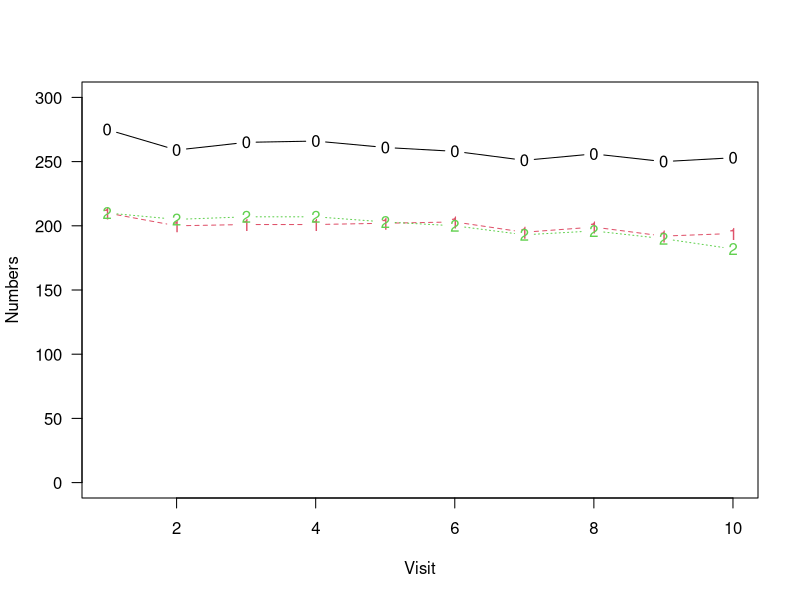
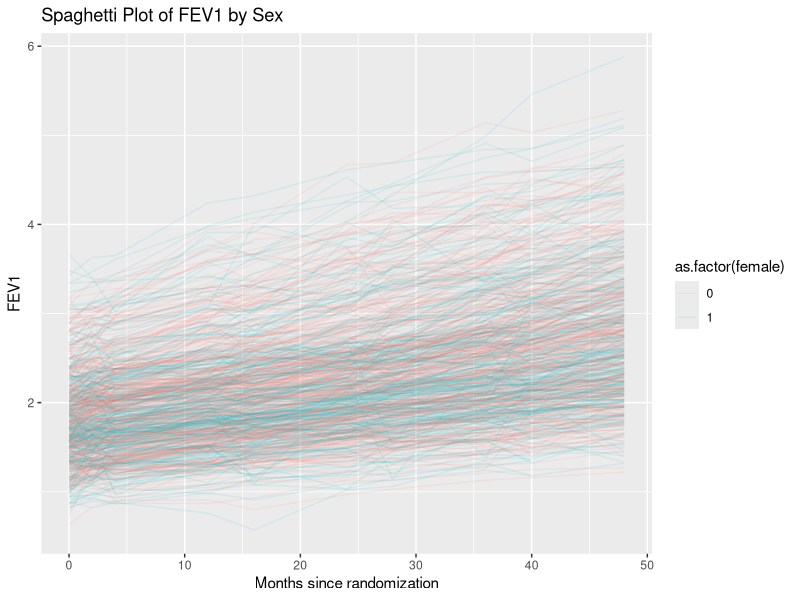
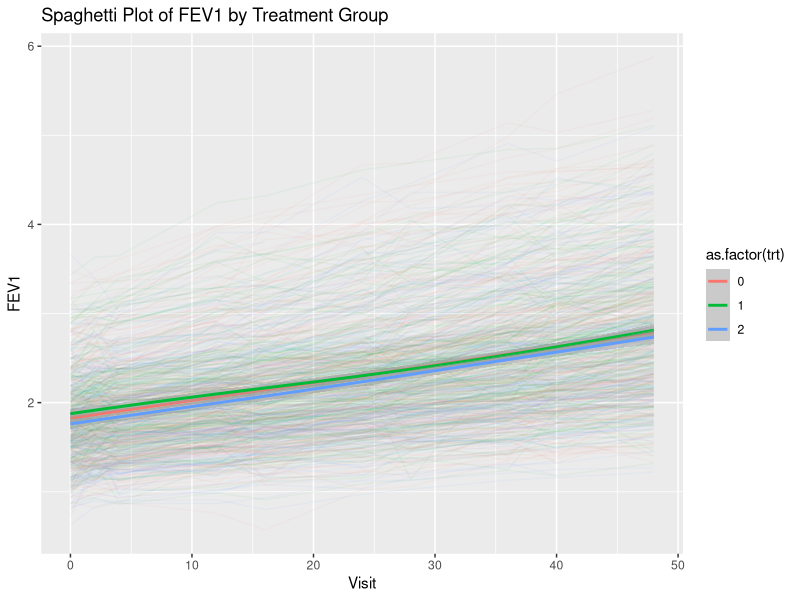
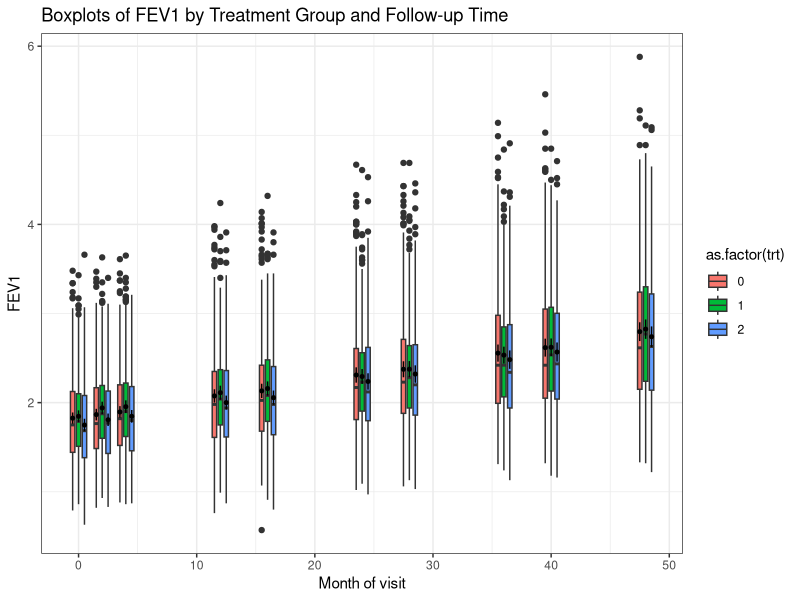

Here is the R script that generated these plots, in order: (Note: a time limit stopped this script after it produced the figures.)
## ---- chunk 1
knitr::opts_chunk$set(echo = TRUE)
library(dplyr)
library(ggplot2)
library(nlme)
## ---- chunk 2
setwd("/Users/szeger/OneDrive - Johns Hopkins University/professional/courses/bio650s/bio655.2022/projects/project1")
#
#
df = read.csv(file = "camp_primary.csv")
df = df %>%
  rename(female=gender, fev=POSFEV)
head(df)
dim(df); dim(df[complete.cases(df),])
df.cc=df[complete.cases(df),]
## ---- chunk 3
# tabulate the number of observations over time for each treatment group
tab1=table(df$trt,df$visit)
tab1.m1=table(df$visit)
tab1.m2=table(df$trt)
tab1.all=rbind(tab1,tab1.m1)
rownames(tab1.all)[4]="total"
tab1.all=cbind(tab1.all,c(tab1.m2,sum(tab1.m2)))
colnames(tab1.all)[11]="total"
print(tab1.all)
#
temp=t(tab1.all);temp=temp[-nrow(temp),-ncol(temp)]
matplot(temp,type="b",pch=c("0","1","2"),ylab="Numbers",xlab="Visit",ylim=c(0,300),las=1)
#
## ---- chunk 4
ggplot(df,aes(x=visitc,y=fev,group=id,col=as.factor(female))) + 
  geom_line(alpha=0.1) + xlab("Months since randomization") + ylab("FEV1") + labs(title ="Spaghetti Plot of FEV1 by Sex")
## ---- chunk 5
ggplot(df,aes(x=visitc,y=fev,group=id,col=as.factor(trt))) + 
  geom_line(alpha=0.05) + xlab("Visit") + ylab("FEV1") + labs(title ="Spaghetti Plot of FEV1 by Treatment Group") +
  geom_smooth(aes(x=visitc,y=fev,group=as.factor(trt)))
## ---- chunk 6
# distribution of the outcome fev versus visit for the three treatment groups
df_summaries <- df.cc %>% 
  mutate(visitc_new = ifelse(trt == 0, visitc - 0.5,ifelse(trt == 1, visitc, visitc + 0.5))) %>%
  group_by(visitc_new) %>%
  summarize(mean_fev = mean(fev),
            sd_fev = sd(fev),
            n = n())
df.cc %>%
  mutate(visitc_new = ifelse(trt == 0, visitc - 0.5,
                        ifelse(trt == 1, visitc, visitc + 0.5))) %>%
  ggplot(aes(x=visitc_new, y=fev, group = visitc_new)) + 
    geom_boxplot(aes(fill = as.factor(trt))) +
    xlab("Month of visit") + ylab("FEV1") + 
    ggtitle("Boxplots of FEV1 by Treatment Group and Follow-up Time") + theme_bw() + 
    geom_pointrange(data=df_summaries,size=0.1,color="black",
        aes(x = visitc_new, 
            y = mean_fev, 
            ymin = mean_fev - 2*sd_fev/sqrt(n), 
            ymax = mean_fev + 2*sd_fev/sqrt(n)))
## ---- chunk 7
# Take residuals from OLS and plot scatterplot matrix 
# 10 visits: 10x10 grid
# Calculate matrix of correlations
# Use reg.ols1
## ---- chunk 8
df.cc = df.cc %>% mutate(time1=(visitc/48),time2=time1*time1)
#
reg.ols1 = lm(data=df.cc,fev ~ time1 + time2 + (time1 + time2):as.factor(trt))
sum.ols1=summary(reg.ols1)
sum.ols1
reg.ols2 = lm(data=df.cc,fev ~  (time1+time2)*as.factor(trt))
sum.ols2=summary(reg.ols2)
sum.ols2
#
## ---- chunk 9
#
#
reg.gls1 = gls(data=df.cc,
               fev ~ time1 + time2 + (time1 + time2):as.factor(trt),
               correlation=corSymm(form=~visit|id)
               )
sum.gls1 = summary(reg.gls1)
sum.gls1
reg.gls2 = gls(data=df.cc,
               fev ~ (time1+time2)*as.factor(trt),
               correlation=corSymm(form=~visit | id)
               )
sum.gls2 = summary(reg.gls2)
sum.gls2
#
#
# make a table to compare ols to gls for model 2
#
result1=cbind(
  sum.ols1$coefficients[,1:2],
  as.vector(sum.gls1$coefficients),
  as.vector(sqrt(diag(sum.gls1$varBeta)))
  )
result1=cbind(result1,result1[,2]/result1[,4])
colnames(result1)=c("est.ols","se.ols","est.gls","se.gls","se.o/se.g")
rownames(result1)=paste("x",1:nrow(result1),sep="")

#
result2=cbind(
  sum.ols2$coefficients[,1:2],
  as.vector(sum.gls2$coefficients),
  as.vector(sqrt(diag(sum.gls2$varBeta)))
  )
result2=cbind(result2,result2[,2]/result2[,4])
colnames(result2)=c("est.ols","se.ols","est.gls","se.gls","se.o/se.g")
rownames(result2)=paste("x",1:nrow(result2),sep="")
#
# display predicted values from 4 models
pred.ols1=predict(reg.ols1)
pred.ols2=predict(reg.ols2)
pred.gls1=predict(reg.gls1)
pred.gls2=predict(reg.gls2)
df.cc=cbind(df.cc,pred.ols1,pred.ols2,pred.gls1,pred.gls2)
# # check predictions
# ggplot(data=df.cc,aes(x=pred.gls1,y=pred.gls2)) + geom_jitter(aes(color=as.factor(trt)))

#
p1=ggplot(data=df.cc,aes(x=visitc, y =fev, group=id)) + geom_line(alpha=0.01) + xlab("") + ylab("FEV") + geom_line(aes(x=visitc,y= pred.ols1,col=as.factor(trt))) + ylim(c(1.5,3)) + theme(legend.position="none")
p2=ggplot(data=df.cc,aes(x=visitc, y =fev, group=id)) + geom_line(alpha=0.01) + xlab("") + ylab("") + geom_line(aes(x=visitc,y=pred.ols2,col=as.factor(trt))) +  ylim(c(1.5,3)) + theme(legend.position="none")
p3=ggplot(data=df.cc,aes(x=visitc, y =fev, group=id)) + geom_line(alpha=0.01) + xlab("Months since randomization") + ylab("FEV") + geom_line(aes(x=visitc,y= pred.gls1,col=as.factor(trt))) + ylim(c(1.5,3)) + theme(legend.position="none")
p4=ggplot(data=df.cc,aes(x=visitc, y =fev, group=id)) + geom_line(alpha=0.01) + xlab("Months since randomization") + ylab("") + geom_line(aes(x=visitc,y=pred.gls2,col=as.factor(trt))) +  ylim(c(1.5,3)) + theme(legend.position="none")
gridExtra::grid.arrange(p1,p2,p3,p4,ncol=2,nrow=2)
## ---- chunk 10
#  Experiment 1: provide number of observations per person, rho, a vector of length n-1 with the autocorrelation function and it looks at the relative efficiency of OLS vs GLS for estimating an intercept and slope
n=9
x=matrix(c(rep(1,n),1:n),ncol=2,nrow=n)
x[,2]= x[,2]-mean(x[,2])
#rho=rep(.9,n-1)
rho=c(seq(from=95, to=74,-3))/100
#assign(paste("v.",as.character(n),as.character(floor(rho[1]*10)),sep=""),diag(n-1))
v.99=diag(n)
for (j in 1:(n-1)) {v.99[abs(row(v.99)-col(v.99))==j]=rho[j]}
#
v.report.ols=solve(t(x)%*%x)
v.gls=solve(t(x)%*%solve(v.99)%*%x)
v.actual.ols = v.report.ols%*% (t(x)%*%v.99%*%x)%*%v.report.ols
#
result3=cbind(diag(v.report.ols),diag(v.actual.ols),diag(v.gls),diag(v.report.ols)/diag(v.actual.ols),diag(v.actual.ols)/diag(v.gls))
rownames(result3) = c("intercept","slope")
colnames(result3)=c("Oreport","Otrue","Gtrue","Or/Ot","Ot/Gt")
round(result3,5)
#
#
#  Experiment 2: provide number of observations per person, rho, a vector of length n-1 with the autocorrelation function and it looks at the relative efficiency of OLS vs GLS for estimating an intercept and slope for each of two groups. The parameterization is in terms of the intercept/slope for reference group and differences between the two groups
n=9
x=matrix(c(rep(1,n),1:n),ncol=2,nrow=n)
x[,2]= x[,2]-mean(x[,2])
group=c(rep(0,n),rep(1,n))
xmat=rbind(x,x)
xmat=cbind(xmat,group,group*xmat[,2])
x=xmat
colnames(x)=paste("x",1:ncol(x),sep="")
#rho=rep(.9,n-1)
rho=c(seq(from=95, to=74,-3))/100
#assign(paste("v.",as.character(n),as.character(floor(rho[1]*10)),sep=""),diag(n-1))
v.99=diag(n)
for (j in 1:(n-1)) {v.99[abs(row(v.99)-col(v.99))==j]=rho[j]}
#
vmat=matrix(0,ncol=2*n,nrow=2*n)
vmat[1:n,1:n]=v.99; vmat[(n+1):(2*n),(n+1):(2*n)]=v.99
round(solve(t(x)%*%x)*1000,0)
round(solve(t(x)%*%solve(vmat)%*%x)*1000,0)
